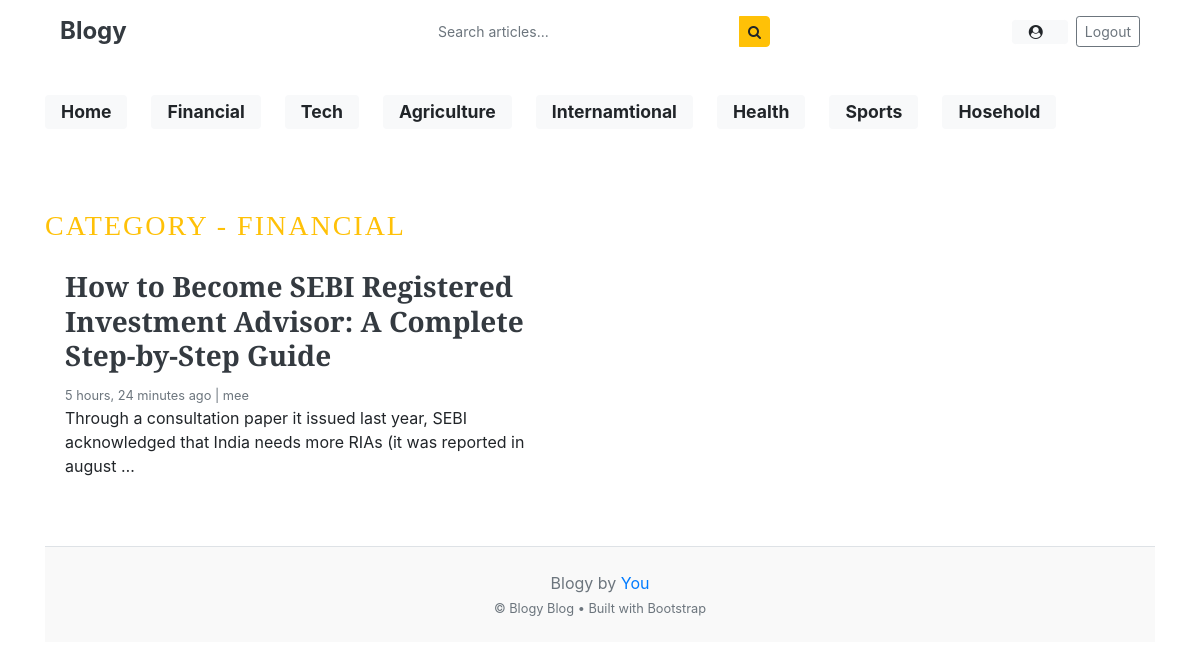
The app's page /dashboard/3/ (signed in), older data.
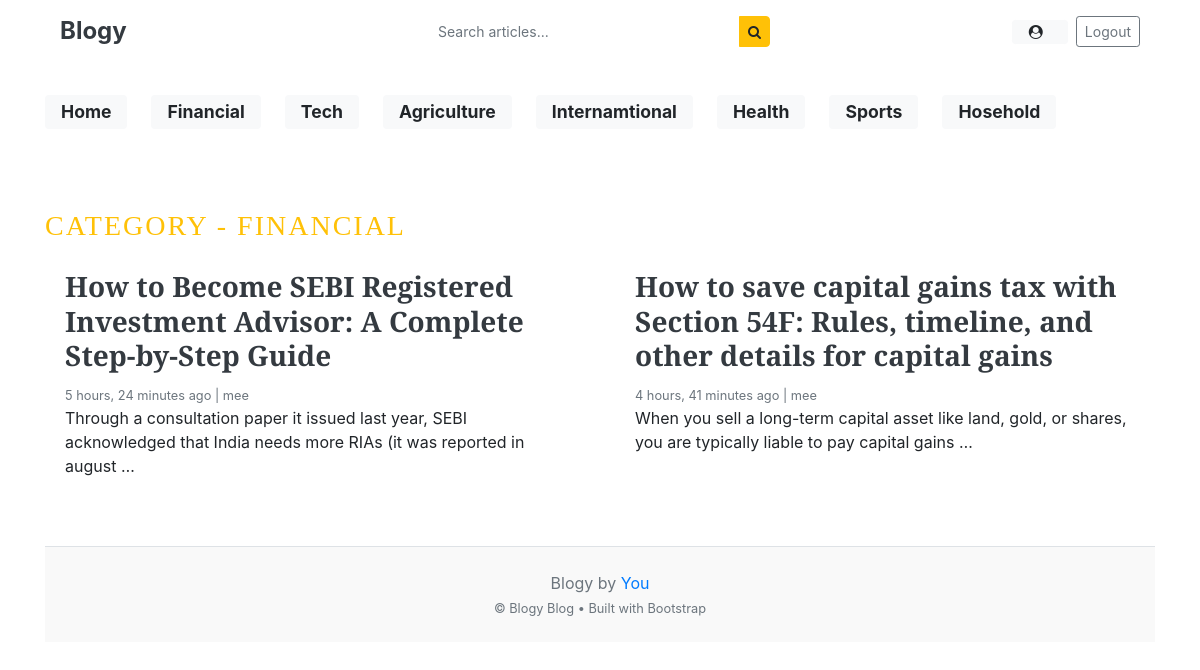
The same page, newer data.
### blog/models.py (models this page shows, shortened)
class Category(models.Model):
    category_name = models.CharField(max_length=50 , unique=True)
    created_at = models.DateTimeField(auto_now_add=True)
    updated_at = models.DateTimeField(auto_now=True)
    class Meta:
        verbose_name_plural = "categories"

class Blog(models.Model):
    Status_choices = [
        ('draft' , 'Draft'),
        ('published' , 'Publised'),
    ]
    title = models.CharField(max_length=100)
    slug = models.SlugField(max_length=150 , unique=True , blank=True)
    category = models.ForeignKey(Category , on_delete=models.CASCADE)
    author = models.ForeignKey(User , on_delete=models.CASCADE)
    featured_image = models.ImageField(upload_to='uploads/%y/%m/%d')
    short_description = models.TextField(max_length=200)
    blog_body = models.TextField(max_length=2000)
    status = models.CharField(choices=Status_choices , default=0)
    is_featured = models.BooleanField(default=False)
    view = models.PositiveBigIntegerField(default=0)
    created_at  = models.DateTimeField(auto_now_add=True)
    updated_at  = models.DateTimeField(auto_now=True)

### blog/views.py (the view)
# urls.py: path('<int:category_id>/', views.post_by_category , name="post_by_category"),
def post_by_category(request , category_id):
    posts = Blog.objects.filter(category = category_id  , status="published")
    paginator = Paginator(posts, 5)
    page_number = request.GET.get("page")
    page_obj = paginator.get_page(page_number)
    try:
        category = Category.objects.get(id=category_id)
    except:
        return redirect('home')
    context = {
        'posts':posts,
        'category':category,
        "page_obj": page_obj,
    }
    return render(request , "post_by_category.html" , context)

### blog/context_processors.py (called while the page is built)
def geet_categories(request):
    return {"categories": Category.objects.all()}

def get_social(request):
    social = SocialLink.objects.all()
    return dict(social = social)

### templates/post_by_category.html (shortened to what this page needs)
{% extends "base.html" %}
{% load static %}
{% block content %}
<h3 class="text-uppercase text-warning" style="letter-spacing: 2px;">
    Category - {{ category.category_name }}
</h3>
<div class="row mb-2">
    {% if page_obj %}
        {% for post in page_obj %}
            <div class="col-md-6">
                <div class="card border-0">
                    <div class="card-body">
                        <h3>
                            <a class="text-dark font-weight-bold"
                               href="{% url 'blogs' post.slug %}">
                                {{ post.title }}
                            </a>
                        </h3>
                        <small class="mb-1 text-muted">
                            {{ post.created_at|timesince }} ago | {{ post.author }}
                        </small>
                        <p class="card-text">
                            {{ post.short_description|truncatewords:20 }}
                        </p>
                    </div>
                </div>
            </div>
        {% endfor %}
    {% else %}
        <p>No posts available.</p>
    {% endif %}
</div>
{% endblock %}

### templates/base.html (shortened to what this page needs)
{% load static %}
<!DOCTYPE html>
<html lang="en">
{% load socialaccount %}
<head>
    <link href="https://getbootstrap.com/docs/4.0/dist/css/bootstrap.min.css" rel="stylesheet">
    <link href="{% static 'css/home.css' %}" rel="stylesheet">
    <link rel="stylesheet" href="https://cdnjs.cloudflare.com/ajax/libs/font-awesome/4.7.0/css/font-awesome.min.css">
</head>
<body>
<div class="container">
   <header class="py-3 mb-4 sticky-top bg-white shadow-sm">
  <div class="container">
    <div class="row align-items-center">
      <div class="col-4">
        <a class="h4 font-weight-bold mb-0 text-decoration-none text-dark" href="/">
          Blogy
        </a>
      </div>
      <div class="col-4 d-none d-md-block">
        <form action="{% url 'search' %}" method="GET">
          <div class="input-group input-group-sm shadow-sm rounded">
            <input
              class="form-control border-0 rounded-left"
              type="text"
              name="keyword"
              placeholder="Search articles..."
            />
            <div class="input-group-append">
              <button class="btn btn-warning rounded-right" type="submit">
                <i class="fa fa-search"></i>
              </button>
            </div>
          </div>
        </form>
      </div>
      <div class="col-4 d-flex justify-content-end align-items-center">
        {% if not user.is_authenticated %}
          <a class="btn btn-sm btn-warning d-flex align-items-center shadow-sm px-3 rounded-pill"
             href="{% provider_login_url 'google' %}">
            <i class="fa fa-google mr-2"></i>
            <span class="font-weight-bold">Continue with Google</span>
          </a>
        {% else %}
          <a class="btn btn-sm btn-light d-flex align-items-center rounded-pill px-3 shadow-sm mr-2"
             href="{% url 'dashboard' %}">
            <i class="fa fa-user-circle mr-2"></i>
          </a>
          <a class="btn btn-sm btn-outline-secondary rounded-pill"
             href="/accounts/logout/">
            Logout
          </a>
        {% endif %}
      </div>
    </div>
  </div>
</header>
    <div class="nav-scroller py-2 mb-4">
        <nav class="nav d-flex flex-wrap justify-content-start">
            <a class="badge badge-light shadow-sm px-3 py-2 mr-4 mb-5  font-weight-bold"  style="font-size: 1.1rem;" href="{% url 'home' %}">Home</a>
            {% for cat in categories %}
               <a class="badge badge-light shadow-sm px-3 py-2 mr-4 mb-5 font-weight-bold" style="font-size: 1.1rem;"
   href="{% url 'post_by_category' cat.id %}">
  {{ cat.category_name }}
</a>
            {% endfor %}
        </nav>
    </div>
    <main>
        {% block content %}
        {% endblock %}
    </main>
    <footer class="blog-footer mt-5 py-4 border-top text-center text-muted">
        <p class="mb-1">
             Blogy by <a href="#" class="text-decoration-none">You</a>
        </p>
        <p class="mb-0 small">
            &copy; Blogy Blog • Built with Bootstrap
        </p>
    </footer>
</div>
</body>
</html>

Row changes from the older to the newer data that the page shows:
added Blog: title "How to save capital gains tax with Section 54F: Rules, timeline, and other details for capital gains", created_at "4 hours, 41 minutes", author "mee", short_description "When you sell a long-term capital asset like land, gold, or shares, you are typically liable to pay capital gains …"
